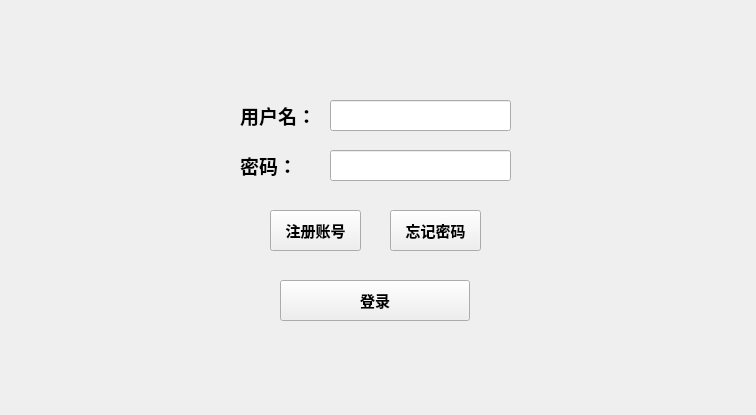
<?xml version="1.0" encoding="UTF-8"?>
<ui version="4.0">
 <class>MainWindow</class>
 <widget class="QMainWindow" name="MainWindow">
  <property name="enabled">
   <bool>true</bool>
  </property>
  <property name="geometry">
   <rect>
    <x>0</x>
    <y>0</y>
    <width>756</width>
    <height>415</height>
   </rect>
  </property>
  <property name="windowTitle">
   <string>基于深度学习模型的人脸识别系统</string>
  </property>
  <widget class="QWidget" name="centralwidget">
   <widget class="QLabel" name="label">
    <property name="geometry">
     <rect>
      <x>240</x>
      <y>100</y>
      <width>81</width>
      <height>31</height>
     </rect>
    </property>
    <property name="font">
     <font>
      <pointsize>14</pointsize>
      <weight>75</weight>
      <italic>false</italic>
      <bold>true</bold>
     </font>
    </property>
    <property name="text">
     <string>用户名：</string>
    </property>
   </widget>
   <widget class="QLabel" name="label_2">
    <property name="geometry">
     <rect>
      <x>240</x>
      <y>150</y>
      <width>81</width>
      <height>31</height>
     </rect>
    </property>
    <property name="sizePolicy">
     <sizepolicy hsizetype="Preferred" vsizetype="Preferred">
      <horstretch>0</horstretch>
      <verstretch>0</verstretch>
     </sizepolicy>
    </property>
    <property name="font">
     <font>
      <pointsize>14</pointsize>
      <weight>75</weight>
      <bold>true</bold>
     </font>
    </property>
    <property name="mouseTracking">
     <bool>false</bool>
    </property>
    <property name="text">
     <string>密码：</string>
    </property>
   </widget>
   <widget class="QLineEdit" name="key">
    <property name="geometry">
     <rect>
      <x>330</x>
      <y>100</y>
      <width>181</width>
      <height>31</height>
     </rect>
    </property>
   </widget>
   <widget class="QLineEdit" name="value">
    <property name="geometry">
     <rect>
      <x>330</x>
      <y>150</y>
      <width>181</width>
      <height>31</height>
     </rect>
    </property>
   </widget>
   <widget class="QPushButton" name="register_2">
    <property name="geometry">
     <rect>
      <x>270</x>
      <y>210</y>
      <width>91</width>
      <height>41</height>
     </rect>
    </property>
    <property name="font">
     <font>
      <pointsize>11</pointsize>
      <weight>75</weight>
      <bold>true</bold>
     </font>
    </property>
    <property name="text">
     <string>注册账号</string>
    </property>
   </widget>
   <widget class="QPushButton" name="forget">
    <property name="geometry">
     <rect>
      <x>390</x>
      <y>210</y>
      <width>91</width>
      <height>41</height>
     </rect>
    </property>
    <property name="font">
     <font>
      <pointsize>11</pointsize>
      <weight>75</weight>
      <bold>true</bold>
     </font>
    </property>
    <property name="text">
     <string>忘记密码</string>
    </property>
   </widget>
   <widget class="QPushButton" name="login">
    <property name="geometry">
     <rect>
      <x>280</x>
      <y>280</y>
      <width>190</width>
      <height>41</height>
     </rect>
    </property>
    <property name="font">
     <font>
      <pointsize>11</pointsize>
      <weight>75</weight>
      <bold>true</bold>
     </font>
    </property>
    <property name="text">
     <string>登录</string>
    </property>
   </widget>
  </widget>
 </widget>
 <resources/>
 <connections/>
</ui>
